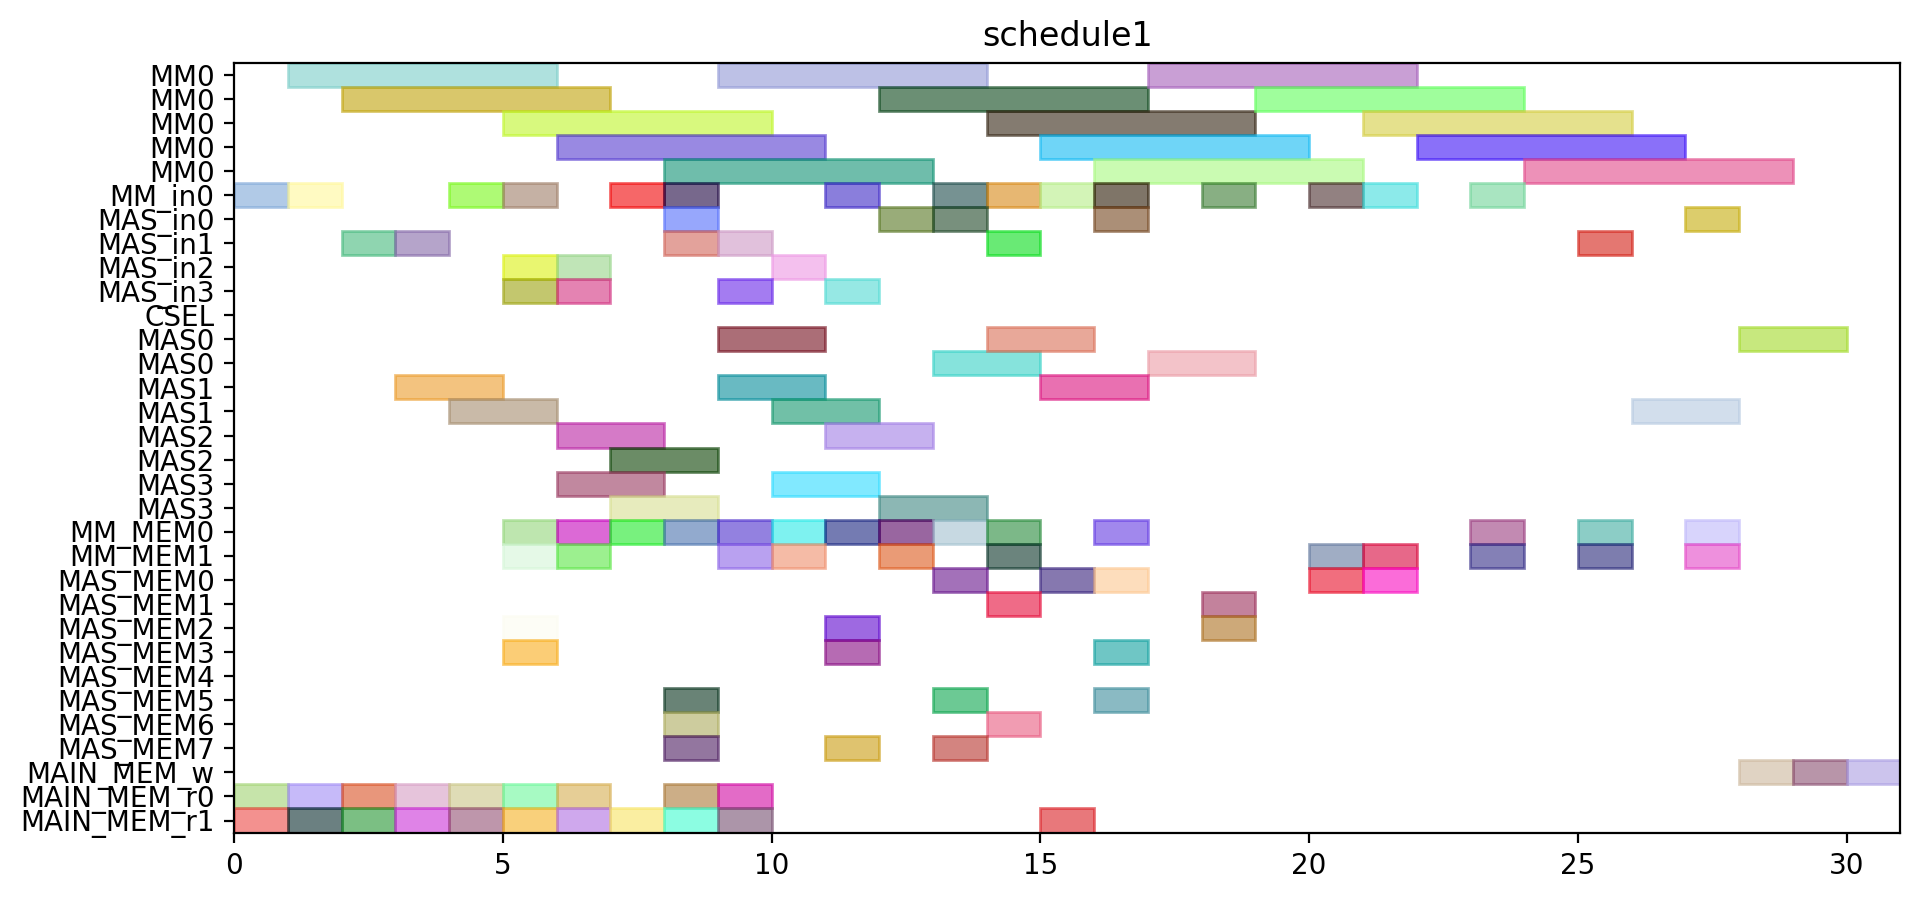

Reproduce this figure in Python.
from pyschedule import Scenario, solvers, plotters, alt


def solve():
	horizon = 144
	S = Scenario("schedule1", horizon=horizon)

	# resource
	MM = S.Resources('MM', num=1, size=5)
	MM_in = S.Resources('MM_in', num=1)
	MAS_in = S.Resources('MAS_in', num=4)
	CSEL = S.Resource('CSEL')
	MAS = S.Resources('MAS', num=4, size=2, periods=range(1, horizon))
	MM_MEM = S.Resources('MM_MEM', num=2)
	MAS_MEM = S.Resources('MAS_MEM', num=8)
	MAIN_MEM_w = S.Resource('MAIN_MEM_w', size=1)
	MAIN_MEM_r = S.Resources('MAIN_MEM_r', num=2)

	# result of previous scheduling
	t0_in = S.Task('t0_in', length=1, delay_cost=1)
	S += t0_in >= 0
	t0_in += MM_in[0]

	t0_mem0 = S.Task('t0_mem0', length=1, delay_cost=1)
	S += t0_mem0 >= 0
	t0_mem0 += MAIN_MEM_r[0]

	t0_mem1 = S.Task('t0_mem1', length=1, delay_cost=1)
	S += t0_mem1 >= 0
	t0_mem1 += MAIN_MEM_r[1]

	t0 = S.Task('t0', length=5, delay_cost=1)
	S += t0 >= 1
	t0 += MM[0]

	t2_in = S.Task('t2_in', length=1, delay_cost=1)
	S += t2_in >= 1
	t2_in += MM_in[0]

	t2_mem0 = S.Task('t2_mem0', length=1, delay_cost=1)
	S += t2_mem0 >= 1
	t2_mem0 += MAIN_MEM_r[0]

	t2_mem1 = S.Task('t2_mem1', length=1, delay_cost=1)
	S += t2_mem1 >= 1
	t2_mem1 += MAIN_MEM_r[1]

	t2 = S.Task('t2', length=5, delay_cost=1)
	S += t2 >= 2
	t2 += MM[0]

	t3_in = S.Task('t3_in', length=1, delay_cost=1)
	S += t3_in >= 2
	t3_in += MAS_in[1]

	t3_mem0 = S.Task('t3_mem0', length=1, delay_cost=1)
	S += t3_mem0 >= 2
	t3_mem0 += MAIN_MEM_r[0]

	t3_mem1 = S.Task('t3_mem1', length=1, delay_cost=1)
	S += t3_mem1 >= 2
	t3_mem1 += MAIN_MEM_r[1]

	t3 = S.Task('t3', length=2, delay_cost=1)
	S += t3 >= 3
	t3 += MAS[1]

	t4_in = S.Task('t4_in', length=1, delay_cost=1)
	S += t4_in >= 3
	t4_in += MAS_in[1]

	t4_mem0 = S.Task('t4_mem0', length=1, delay_cost=1)
	S += t4_mem0 >= 3
	t4_mem0 += MAIN_MEM_r[0]

	t4_mem1 = S.Task('t4_mem1', length=1, delay_cost=1)
	S += t4_mem1 >= 3
	t4_mem1 += MAIN_MEM_r[1]

	t1_in = S.Task('t1_in', length=1, delay_cost=1)
	S += t1_in >= 4
	t1_in += MM_in[0]

	t1_mem0 = S.Task('t1_mem0', length=1, delay_cost=1)
	S += t1_mem0 >= 4
	t1_mem0 += MAIN_MEM_r[0]

	t1_mem1 = S.Task('t1_mem1', length=1, delay_cost=1)
	S += t1_mem1 >= 4
	t1_mem1 += MAIN_MEM_r[1]

	t4 = S.Task('t4', length=2, delay_cost=1)
	S += t4 >= 4
	t4 += MAS[1]

	t1 = S.Task('t1', length=5, delay_cost=1)
	S += t1 >= 5
	t1 += MM[0]

	t14_in = S.Task('t14_in', length=1, delay_cost=1)
	S += t14_in >= 5
	t14_in += MAS_in[3]

	t14_mem0 = S.Task('t14_mem0', length=1, delay_cost=1)
	S += t14_mem0 >= 5
	t14_mem0 += MAIN_MEM_r[0]

	t14_mem1 = S.Task('t14_mem1', length=1, delay_cost=1)
	S += t14_mem1 >= 5
	t14_mem1 += MAIN_MEM_r[1]

	t18_in = S.Task('t18_in', length=1, delay_cost=1)
	S += t18_in >= 5
	t18_in += MAS_in[2]

	t18_mem0 = S.Task('t18_mem0', length=1, delay_cost=1)
	S += t18_mem0 >= 5
	t18_mem0 += MM_MEM[0]

	t18_mem1 = S.Task('t18_mem1', length=1, delay_cost=1)
	S += t18_mem1 >= 5
	t18_mem1 += MM_MEM[1]

	t5_in = S.Task('t5_in', length=1, delay_cost=1)
	S += t5_in >= 5
	t5_in += MM_in[0]

	t5_mem0 = S.Task('t5_mem0', length=1, delay_cost=1)
	S += t5_mem0 >= 5
	t5_mem0 += MAS_MEM[2]

	t5_mem1 = S.Task('t5_mem1', length=1, delay_cost=1)
	S += t5_mem1 >= 5
	t5_mem1 += MAS_MEM[3]

	t13_in = S.Task('t13_in', length=1, delay_cost=1)
	S += t13_in >= 6
	t13_in += MAS_in[3]

	t13_mem0 = S.Task('t13_mem0', length=1, delay_cost=1)
	S += t13_mem0 >= 6
	t13_mem0 += MAIN_MEM_r[0]

	t13_mem1 = S.Task('t13_mem1', length=1, delay_cost=1)
	S += t13_mem1 >= 6
	t13_mem1 += MAIN_MEM_r[1]

	t14 = S.Task('t14', length=2, delay_cost=1)
	S += t14 >= 6
	t14 += MAS[3]

	t16_in = S.Task('t16_in', length=1, delay_cost=1)
	S += t16_in >= 6
	t16_in += MAS_in[2]

	t16_mem0 = S.Task('t16_mem0', length=1, delay_cost=1)
	S += t16_mem0 >= 6
	t16_mem0 += MM_MEM[0]

	t16_mem1 = S.Task('t16_mem1', length=1, delay_cost=1)
	S += t16_mem1 >= 6
	t16_mem1 += MM_MEM[1]

	t18 = S.Task('t18', length=2, delay_cost=1)
	S += t18 >= 6
	t18 += MAS[2]

	t5 = S.Task('t5', length=5, delay_cost=1)
	S += t5 >= 6
	t5 += MM[0]

	t13 = S.Task('t13', length=2, delay_cost=1)
	S += t13 >= 7
	t13 += MAS[3]

	t16 = S.Task('t16', length=2, delay_cost=1)
	S += t16 >= 7
	t16 += MAS[2]

	t20_in = S.Task('t20_in', length=1, delay_cost=1)
	S += t20_in >= 7
	t20_in += MM_in[0]

	t20_mem0 = S.Task('t20_mem0', length=1, delay_cost=1)
	S += t20_mem0 >= 7
	t20_mem0 += MM_MEM[0]

	t20_mem1 = S.Task('t20_mem1', length=1, delay_cost=1)
	S += t20_mem1 >= 7
	t20_mem1 += MAIN_MEM_r[1]

	t15_in = S.Task('t15_in', length=1, delay_cost=1)
	S += t15_in >= 8
	t15_in += MM_in[0]

	t15_mem0 = S.Task('t15_mem0', length=1, delay_cost=1)
	S += t15_mem0 >= 8
	t15_mem0 += MAS_MEM[6]

	t15_mem1 = S.Task('t15_mem1', length=1, delay_cost=1)
	S += t15_mem1 >= 8
	t15_mem1 += MAS_MEM[7]

	t19_in = S.Task('t19_in', length=1, delay_cost=1)
	S += t19_in >= 8
	t19_in += MAS_in[0]

	t19_mem0 = S.Task('t19_mem0', length=1, delay_cost=1)
	S += t19_mem0 >= 8
	t19_mem0 += MM_MEM[0]

	t19_mem1 = S.Task('t19_mem1', length=1, delay_cost=1)
	S += t19_mem1 >= 8
	t19_mem1 += MAS_MEM[5]

	t20 = S.Task('t20', length=5, delay_cost=1)
	S += t20 >= 8
	t20 += MM[0]

	t8_in = S.Task('t8_in', length=1, delay_cost=1)
	S += t8_in >= 8
	t8_in += MAS_in[1]

	t8_mem0 = S.Task('t8_mem0', length=1, delay_cost=1)
	S += t8_mem0 >= 8
	t8_mem0 += MAIN_MEM_r[0]

	t8_mem1 = S.Task('t8_mem1', length=1, delay_cost=1)
	S += t8_mem1 >= 8
	t8_mem1 += MAIN_MEM_r[1]

	t15 = S.Task('t15', length=5, delay_cost=1)
	S += t15 >= 9
	t15 += MM[0]

	t19 = S.Task('t19', length=2, delay_cost=1)
	S += t19 >= 9
	t19 += MAS[0]

	t6_in = S.Task('t6_in', length=1, delay_cost=1)
	S += t6_in >= 9
	t6_in += MAS_in[3]

	t6_mem0 = S.Task('t6_mem0', length=1, delay_cost=1)
	S += t6_mem0 >= 9
	t6_mem0 += MM_MEM[0]

	t6_mem1 = S.Task('t6_mem1', length=1, delay_cost=1)
	S += t6_mem1 >= 9
	t6_mem1 += MM_MEM[1]

	t8 = S.Task('t8', length=2, delay_cost=1)
	S += t8 >= 9
	t8 += MAS[1]

	t9_in = S.Task('t9_in', length=1, delay_cost=1)
	S += t9_in >= 9
	t9_in += MAS_in[1]

	t9_mem0 = S.Task('t9_mem0', length=1, delay_cost=1)
	S += t9_mem0 >= 9
	t9_mem0 += MAIN_MEM_r[0]

	t9_mem1 = S.Task('t9_mem1', length=1, delay_cost=1)
	S += t9_mem1 >= 9
	t9_mem1 += MAIN_MEM_r[1]

	t11_in = S.Task('t11_in', length=1, delay_cost=1)
	S += t11_in >= 10
	t11_in += MAS_in[2]

	t11_mem0 = S.Task('t11_mem0', length=1, delay_cost=1)
	S += t11_mem0 >= 10
	t11_mem0 += MM_MEM[0]

	t11_mem1 = S.Task('t11_mem1', length=1, delay_cost=1)
	S += t11_mem1 >= 10
	t11_mem1 += MM_MEM[1]

	t6 = S.Task('t6', length=2, delay_cost=1)
	S += t6 >= 10
	t6 += MAS[3]

	t9 = S.Task('t9', length=2, delay_cost=1)
	S += t9 >= 10
	t9 += MAS[1]

	t10_in = S.Task('t10_in', length=1, delay_cost=1)
	S += t10_in >= 11
	t10_in += MM_in[0]

	t10_mem0 = S.Task('t10_mem0', length=1, delay_cost=1)
	S += t10_mem0 >= 11
	t10_mem0 += MAS_MEM[2]

	t10_mem1 = S.Task('t10_mem1', length=1, delay_cost=1)
	S += t10_mem1 >= 11
	t10_mem1 += MAS_MEM[3]

	t11 = S.Task('t11', length=2, delay_cost=1)
	S += t11 >= 11
	t11 += MAS[2]

	t7_in = S.Task('t7_in', length=1, delay_cost=1)
	S += t7_in >= 11
	t7_in += MAS_in[3]

	t7_mem0 = S.Task('t7_mem0', length=1, delay_cost=1)
	S += t7_mem0 >= 11
	t7_mem0 += MM_MEM[0]

	t7_mem1 = S.Task('t7_mem1', length=1, delay_cost=1)
	S += t7_mem1 >= 11
	t7_mem1 += MAS_MEM[7]

	t10 = S.Task('t10', length=5, delay_cost=1)
	S += t10 >= 12
	t10 += MM[0]

	t22_in = S.Task('t22_in', length=1, delay_cost=1)
	S += t22_in >= 12
	t22_in += MAS_in[0]

	t22_mem0 = S.Task('t22_mem0', length=1, delay_cost=1)
	S += t22_mem0 >= 12
	t22_mem0 += MM_MEM[0]

	t22_mem1 = S.Task('t22_mem1', length=1, delay_cost=1)
	S += t22_mem1 >= 12
	t22_mem1 += MM_MEM[1]

	t7 = S.Task('t7', length=2, delay_cost=1)
	S += t7 >= 12
	t7 += MAS[3]

	t17_in = S.Task('t17_in', length=1, delay_cost=1)
	S += t17_in >= 13
	t17_in += MAS_in[0]

	t17_mem0 = S.Task('t17_mem0', length=1, delay_cost=1)
	S += t17_mem0 >= 13
	t17_mem0 += MM_MEM[0]

	t17_mem1 = S.Task('t17_mem1', length=1, delay_cost=1)
	S += t17_mem1 >= 13
	t17_mem1 += MAS_MEM[5]

	t22 = S.Task('t22', length=2, delay_cost=1)
	S += t22 >= 13
	t22 += MAS[0]

	t28_in = S.Task('t28_in', length=1, delay_cost=1)
	S += t28_in >= 13
	t28_in += MM_in[0]

	t28_mem0 = S.Task('t28_mem0', length=1, delay_cost=1)
	S += t28_mem0 >= 13
	t28_mem0 += MAS_MEM[0]

	t28_mem1 = S.Task('t28_mem1', length=1, delay_cost=1)
	S += t28_mem1 >= 13
	t28_mem1 += MAS_MEM[7]

	t17 = S.Task('t17', length=2, delay_cost=1)
	S += t17 >= 14
	t17 += MAS[0]

	t21_in = S.Task('t21_in', length=1, delay_cost=1)
	S += t21_in >= 14
	t21_in += MAS_in[1]

	t21_mem0 = S.Task('t21_mem0', length=1, delay_cost=1)
	S += t21_mem0 >= 14
	t21_mem0 += MM_MEM[0]

	t21_mem1 = S.Task('t21_mem1', length=1, delay_cost=1)
	S += t21_mem1 >= 14
	t21_mem1 += MM_MEM[1]

	t25_in = S.Task('t25_in', length=1, delay_cost=1)
	S += t25_in >= 14
	t25_in += MM_in[0]

	t25_mem0 = S.Task('t25_mem0', length=1, delay_cost=1)
	S += t25_mem0 >= 14
	t25_mem0 += MAS_MEM[6]

	t25_mem1 = S.Task('t25_mem1', length=1, delay_cost=1)
	S += t25_mem1 >= 14
	t25_mem1 += MAS_MEM[1]

	t28 = S.Task('t28', length=5, delay_cost=1)
	S += t28 >= 14
	t28 += MM[0]

	t21 = S.Task('t21', length=2, delay_cost=1)
	S += t21 >= 15
	t21 += MAS[1]

	t23_in = S.Task('t23_in', length=1, delay_cost=1)
	S += t23_in >= 15
	t23_in += MM_in[0]

	t23_mem0 = S.Task('t23_mem0', length=1, delay_cost=1)
	S += t23_mem0 >= 15
	t23_mem0 += MAS_MEM[0]

	t23_mem1 = S.Task('t23_mem1', length=1, delay_cost=1)
	S += t23_mem1 >= 15
	t23_mem1 += MAIN_MEM_r[1]

	t25 = S.Task('t25', length=5, delay_cost=1)
	S += t25 >= 15
	t25 += MM[0]

	t12_in = S.Task('t12_in', length=1, delay_cost=1)
	S += t12_in >= 16
	t12_in += MAS_in[0]

	t12_mem0 = S.Task('t12_mem0', length=1, delay_cost=1)
	S += t12_mem0 >= 16
	t12_mem0 += MM_MEM[0]

	t12_mem1 = S.Task('t12_mem1', length=1, delay_cost=1)
	S += t12_mem1 >= 16
	t12_mem1 += MAS_MEM[5]

	t23 = S.Task('t23', length=5, delay_cost=1)
	S += t23 >= 16
	t23 += MM[0]

	t27_in = S.Task('t27_in', length=1, delay_cost=1)
	S += t27_in >= 16
	t27_in += MM_in[0]

	t27_mem0 = S.Task('t27_mem0', length=1, delay_cost=1)
	S += t27_mem0 >= 16
	t27_mem0 += MAS_MEM[0]

	t27_mem1 = S.Task('t27_mem1', length=1, delay_cost=1)
	S += t27_mem1 >= 16
	t27_mem1 += MAS_MEM[3]

	t12 = S.Task('t12', length=2, delay_cost=1)
	S += t12 >= 17
	t12 += MAS[0]

	t27 = S.Task('t27', length=5, delay_cost=1)
	S += t27 >= 17
	t27 += MM[0]

	t29_in = S.Task('t29_in', length=1, delay_cost=1)
	S += t29_in >= 18
	t29_in += MM_in[0]

	t29_mem0 = S.Task('t29_mem0', length=1, delay_cost=1)
	S += t29_mem0 >= 18
	t29_mem0 += MAS_MEM[2]

	t29_mem1 = S.Task('t29_mem1', length=1, delay_cost=1)
	S += t29_mem1 >= 18
	t29_mem1 += MAS_MEM[1]

	t29 = S.Task('t29', length=5, delay_cost=1)
	S += t29 >= 19
	t29 += MM[0]


	# new tasks
	t24 = S.Task('t24', length=5, delay_cost=1)
	t24 += alt(MM)
	t24_in = S.Task('t24_in', length=1, delay_cost=1)
	t24_in += alt(MM_in)
	S += t24_in*MM_in[0]<=t24*MM[0]
	t24_mem0 = S.Task('t24_mem0', length=1, delay_cost=1)
	t24_mem0 += MAS_MEM[0]
	S += 18 < t24_mem0
	S += t24_mem0 <= t24

	t24_mem1 = S.Task('t24_mem1', length=1, delay_cost=1)
	t24_mem1 += MM_MEM[1]
	S += 20 < t24_mem1
	S += t24_mem1 <= t24

	t26 = S.Task('t26', length=5, delay_cost=1)
	t26 += alt(MM)
	t26_in = S.Task('t26_in', length=1, delay_cost=1)
	t26_in += alt(MM_in)
	S += t26_in*MM_in[0]<=t26*MM[0]
	t26_mem0 = S.Task('t26_mem0', length=1, delay_cost=1)
	t26_mem0 += MAS_MEM[0]
	S += 10 < t26_mem0
	S += t26_mem0 <= t26

	t26_mem1 = S.Task('t26_mem1', length=1, delay_cost=1)
	t26_mem1 += MM_MEM[1]
	S += 20 < t26_mem1
	S += t26_mem1 <= t26

	PZ_new = S.Task('PZ_new', length=5, delay_cost=1)
	PZ_new += alt(MM)
	PZ_new_in = S.Task('PZ_new_in', length=1, delay_cost=1)
	PZ_new_in += alt(MM_in)
	S += PZ_new_in*MM_in[0]<=PZ_new*MM[0]
	S += 0<PZ_new

	PZ_new_w = S.Task('PZ_new_w', length=1, delay_cost=1)
	PZ_new_w += alt(MAIN_MEM_w)
	S += PZ_new <= PZ_new_w

	PZ_new_mem0 = S.Task('PZ_new_mem0', length=1, delay_cost=1)
	PZ_new_mem0 += MM_MEM[0]
	S += 23 < PZ_new_mem0
	S += PZ_new_mem0 <= PZ_new

	PZ_new_mem1 = S.Task('PZ_new_mem1', length=1, delay_cost=1)
	PZ_new_mem1 += MM_MEM[1]
	S += 18 < PZ_new_mem1
	S += PZ_new_mem1 <= PZ_new

	PX_new = S.Task('PX_new', length=2, delay_cost=1)
	PX_new += alt(MAS)
	PX_new_in = S.Task('PX_new_in', length=1, delay_cost=1)
	PX_new_in += alt(MAS_in)
	S += PX_new_in*MAS_in[0]<=PX_new*MAS[0]

	S += PX_new_in*MAS_in[1]<=PX_new*MAS[1]

	S += PX_new_in*MAS_in[2]<=PX_new*MAS[2]

	S += PX_new_in*MAS_in[3]<=PX_new*MAS[3]

	S += 0<PX_new

	PX_new_w = S.Task('PX_new_w', length=1, delay_cost=1)
	PX_new_w += alt(MAIN_MEM_w)
	S += PX_new <= PX_new_w

	PX_new_mem0 = S.Task('PX_new_mem0', length=1, delay_cost=1)
	PX_new_mem0 += MM_MEM[0]
	S += 19 < PX_new_mem0
	S += PX_new_mem0 <= PX_new

	PX_new_mem1 = S.Task('PX_new_mem1', length=1, delay_cost=1)
	PX_new_mem1 += alt(MM_MEM)
	S += (t24*MM[0])-1 < PX_new_mem1*MM_MEM[1]
	S += PX_new_mem1 <= PX_new

	PY_new = S.Task('PY_new', length=2, delay_cost=1)
	PY_new += alt(MAS)
	PY_new_in = S.Task('PY_new_in', length=1, delay_cost=1)
	PY_new_in += alt(MAS_in)
	S += PY_new_in*MAS_in[0]<=PY_new*MAS[0]

	S += PY_new_in*MAS_in[1]<=PY_new*MAS[1]

	S += PY_new_in*MAS_in[2]<=PY_new*MAS[2]

	S += PY_new_in*MAS_in[3]<=PY_new*MAS[3]

	S += 0<PY_new

	PY_new_w = S.Task('PY_new_w', length=1, delay_cost=1)
	PY_new_w += alt(MAIN_MEM_w)
	S += PY_new <= PY_new_w

	PY_new_mem0 = S.Task('PY_new_mem0', length=1, delay_cost=1)
	PY_new_mem0 += MM_MEM[0]
	S += 21 < PY_new_mem0
	S += PY_new_mem0 <= PY_new

	PY_new_mem1 = S.Task('PY_new_mem1', length=1, delay_cost=1)
	PY_new_mem1 += alt(MM_MEM)
	S += (t26*MM[0])-1 < PY_new_mem1*MM_MEM[1]
	S += PY_new_mem1 <= PY_new

	solvers.mip.solve(S,msg=1,kind='CPLEX',ratio_gap=1.01)

	solution = [['hoge']*len(S.solution()[1]) for i in range(len(S.solution()))]
	for i in range(len(S.solution())):
		for j in range(len(S.solution()[i])):
			solution[i][j]=str(S.solution()[i][j])
	print(solution)

	cycles = int(solution[-1][3])

	pic_file_name = "/home/mfukuda/ABE/multiRAM_multiMAS_16mux/scheduling_result/stage5MM1_stage2MAS4/EP_ADD_A_0/schedule1.png"
	if(S.solution() != []):
		plotters.matplotlib.plot(S,img_filename=pic_file_name, show_task_labels=False, fig_size=(cycles*0.25+3, 5))

	return solution
